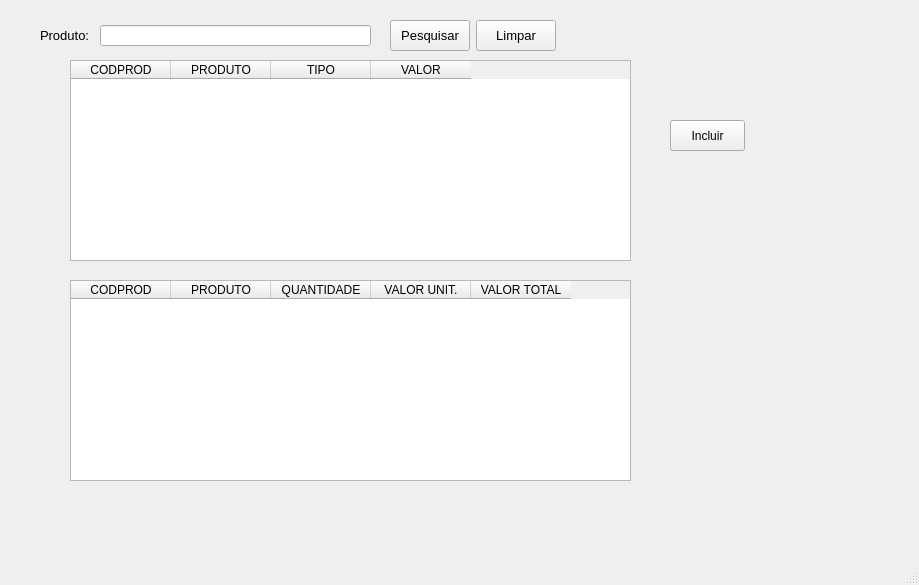
<?xml version="1.0" encoding="UTF-8"?>
<ui version="4.0">
 <class>FormVenda</class>
 <widget class="QMainWindow" name="FormVenda">
  <property name="geometry">
   <rect>
    <x>0</x>
    <y>0</y>
    <width>919</width>
    <height>585</height>
   </rect>
  </property>
  <property name="windowTitle">
   <string>Venda</string>
  </property>
  <property name="windowIcon">
   <iconset>
    <normaloff>../../../../Users/hebernote/img/loja.png</normaloff>../../../../Users/hebernote/img/loja.png</iconset>
  </property>
  <widget class="QWidget" name="centralwidget">
   <widget class="QTableWidget" name="tableProdutosVenda">
    <property name="geometry">
     <rect>
      <x>70</x>
      <y>280</y>
      <width>561</width>
      <height>201</height>
     </rect>
    </property>
    <column>
     <property name="text">
      <string>CODPROD</string>
     </property>
     <property name="textAlignment">
      <set>AlignCenter</set>
     </property>
    </column>
    <column>
     <property name="text">
      <string>PRODUTO</string>
     </property>
     <property name="textAlignment">
      <set>AlignCenter</set>
     </property>
    </column>
    <column>
     <property name="text">
      <string>QUANTIDADE</string>
     </property>
     <property name="textAlignment">
      <set>AlignCenter</set>
     </property>
    </column>
    <column>
     <property name="text">
      <string>VALOR UNIT.</string>
     </property>
     <property name="textAlignment">
      <set>AlignCenter</set>
     </property>
    </column>
    <column>
     <property name="text">
      <string>VALOR TOTAL</string>
     </property>
     <property name="textAlignment">
      <set>AlignCenter</set>
     </property>
    </column>
   </widget>
   <widget class="QWidget" name="layoutWidget">
    <property name="geometry">
     <rect>
      <x>390</x>
      <y>20</y>
      <width>166</width>
      <height>31</height>
     </rect>
    </property>
    <layout class="QHBoxLayout" name="horizontalLayout">
     <item>
      <widget class="QPushButton" name="btnPesquisarProduto">
       <property name="maximumSize">
        <size>
         <width>100</width>
         <height>40</height>
        </size>
       </property>
       <property name="font">
        <font>
         <pointsize>10</pointsize>
        </font>
       </property>
       <property name="text">
        <string>Pesquisar</string>
       </property>
       <property name="icon">
        <iconset>
         <normaloff>../../img/lupa.png</normaloff>../../img/lupa.png</iconset>
       </property>
       <property name="iconSize">
        <size>
         <width>16</width>
         <height>16</height>
        </size>
       </property>
      </widget>
     </item>
     <item>
      <widget class="QPushButton" name="btnLimpar">
       <property name="maximumSize">
        <size>
         <width>100</width>
         <height>40</height>
        </size>
       </property>
       <property name="font">
        <font>
         <pointsize>10</pointsize>
        </font>
       </property>
       <property name="text">
        <string>Limpar</string>
       </property>
       <property name="icon">
        <iconset>
         <normaloff>../../img/borracha.png</normaloff>../../img/borracha.png</iconset>
       </property>
       <property name="iconSize">
        <size>
         <width>16</width>
         <height>16</height>
        </size>
       </property>
      </widget>
     </item>
    </layout>
   </widget>
   <widget class="QLabel" name="label">
    <property name="geometry">
     <rect>
      <x>40</x>
      <y>25</y>
      <width>51</width>
      <height>21</height>
     </rect>
    </property>
    <property name="font">
     <font>
      <pointsize>10</pointsize>
     </font>
    </property>
    <property name="text">
     <string>Produto:</string>
    </property>
   </widget>
   <widget class="QLineEdit" name="editPesquisaProduto">
    <property name="geometry">
     <rect>
      <x>100</x>
      <y>25</y>
      <width>271</width>
      <height>21</height>
     </rect>
    </property>
    <property name="text">
     <string/>
    </property>
   </widget>
   <widget class="QTableWidget" name="tableProdutos">
    <property name="geometry">
     <rect>
      <x>70</x>
      <y>60</y>
      <width>561</width>
      <height>201</height>
     </rect>
    </property>
    <column>
     <property name="text">
      <string>CODPROD</string>
     </property>
     <property name="textAlignment">
      <set>AlignCenter</set>
     </property>
    </column>
    <column>
     <property name="text">
      <string>PRODUTO</string>
     </property>
     <property name="textAlignment">
      <set>AlignCenter</set>
     </property>
    </column>
    <column>
     <property name="text">
      <string>TIPO</string>
     </property>
     <property name="textAlignment">
      <set>AlignCenter</set>
     </property>
    </column>
    <column>
     <property name="text">
      <string>VALOR</string>
     </property>
     <property name="textAlignment">
      <set>AlignCenter</set>
     </property>
    </column>
   </widget>
   <widget class="QPushButton" name="btnIncluir">
    <property name="geometry">
     <rect>
      <x>670</x>
      <y>120</y>
      <width>75</width>
      <height>31</height>
     </rect>
    </property>
    <property name="text">
     <string>Incluir</string>
    </property>
   </widget>
  </widget>
  <widget class="QStatusBar" name="statusbar"/>
 </widget>
 <resources/>
 <connections/>
</ui>
